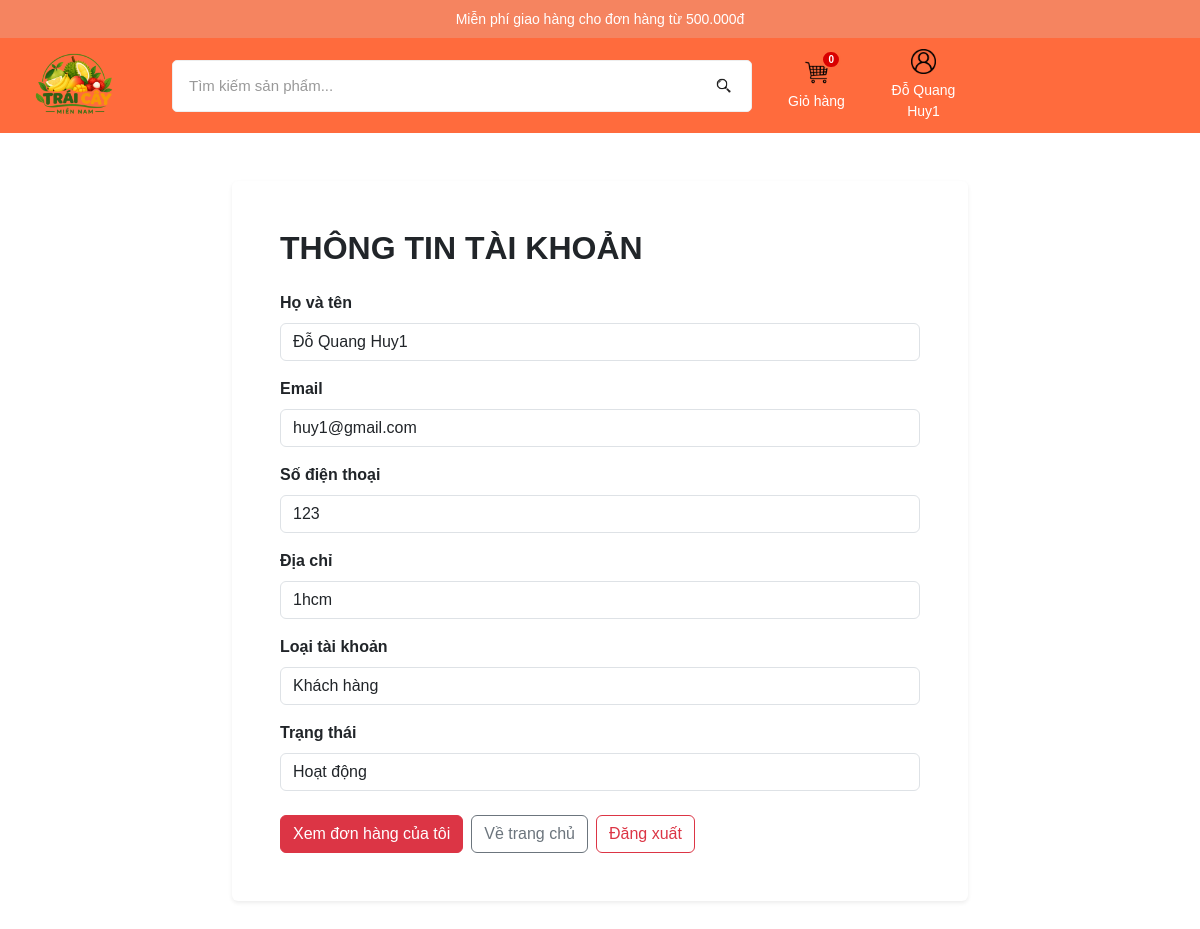
/taikhoan.php (signed in), run on the app's committed database.
### tables this page shows
CREATE TABLE `users` (
  `id` int(11) NOT NULL,
  `username` varchar(50) NOT NULL,
  `password` varchar(100) NOT NULL,
  `fullname` varchar(100) NOT NULL,
  `email` varchar(100) NOT NULL,
  `phone` varchar(15) DEFAULT NULL,
  `address` varchar(255) DEFAULT NULL,
  `role` varchar(30) DEFAULT 'Khách hàng',
  `status` varchar(20) DEFAULT 'Hoạt động',
  `created_at` datetime DEFAULT current_timestamp()
);

### taikhoan.php (the view, shortened to what this page needs)
<?php
require_once "Ketnoi.php";
$user_id = $_SESSION["user_id"] ?? $_SESSION["ma_nguoi_dung"];
$sql = "SELECT id, username, fullname, email, phone, address, role, status, created_at
        FROM users
        WHERE id = ?";
$stmt = $conn->prepare($sql);
$stmt->bind_param("i", $user_id);
$stmt->execute();
$result = $stmt->get_result();
$user = $result->fetch_assoc();
$fullname = $user["fullname"] ?? "";
$email    = $user["email"] ?? "";
$phone    = $user["phone"] ?? "";
$address  = $user["address"] ?? "";
$role     = $user["role"] ?? "Khách hàng";
$status   = $user["status"] ?? "";
$cart_count = 0;
?>
<!DOCTYPE html>
<html lang="vi">
<head>
    <link
        href="https://cdn.jsdelivr.net/npm/bootstrap@5.3.2/dist/css/bootstrap.min.css"
        rel="stylesheet"
    >
    <link
        rel="stylesheet"
        href="Style.css"
    >
</head>
<body>
<div class="top-notice">
    Miễn phí giao hàng cho đơn hàng từ 500.000đ
</div>
<header class="main-header">
    <div class="header-content">
        <a href="index.php" class="main-logo">
            <img
                src="images/logo.png"
                alt="Trái Cây Miền Nam"
            >
        </a>
        <form
            class="header-search"
            action="sanpham.php"
            method="GET"
        >
            <input
                type="text"
                name="search"
                placeholder="Tìm kiếm sản phẩm..."
            >
            <button
                type="submit"
                class="search-button"
                aria-label="Tìm kiếm"
            >
                <img
                    src="images/timkiem.png"
                    alt=""
                >
            </button>
        </form>
        <a href="giohang.php" class="cart-header">
            <div class="cart-icon-box">
                <img
                    src="images/giohang.png"
                    alt="Giỏ hàng"
                >
                <span class="cart-count">
                    <?php echo $cart_count; ?>
                </span>
            </div>
            <span class="cart-text">
                Giỏ hàng
            </span>
        </a>
        <div class="account-box">
            <button
                class="account-button"
                type="button"
                aria-expanded="false"
            >
                <img
                    src="images/taikhoan.png"
                    alt=""
                    class="header-icon-img"
                >
                <span>
                    <?php echo htmlspecialchars($fullname); ?>
                </span>
            </button>
        </div>
    </div>
</header>
<main class="container py-5">
    <div class="row justify-content-center">
        <div class="col-lg-8">
            <div class="card shadow-sm border-0">
                <div class="card-body p-4 p-md-5">
                    <h2 class="fw-bold mb-4">
                        THÔNG TIN TÀI KHOẢN
                    </h2>
                    <div class="mb-3">
                        <label class="form-label fw-bold">
                            Họ và tên
                        </label>
                        <input
                            type="text"
                            class="form-control"
                            value="<?php echo htmlspecialchars($fullname); ?>"
                            readonly
                        >
                    </div>
                    <div class="mb-3">
                        <label class="form-label fw-bold">
                            Email
                        </label>
                        <input
                            type="email"
                            class="form-control"
                            value="<?php echo htmlspecialchars($email); ?>"
                            readonly
                        >
                    </div>
                    <div class="mb-3">
                        <label class="form-label fw-bold">
                            Số điện thoại
                        </label>
                        <input
                            type="text"
                            class="form-control"
                            value="<?php echo htmlspecialchars($phone); ?>"
                            readonly
                        >
                    </div>
                    <div class="mb-3">
                        <label class="form-label fw-bold">
                            Địa chỉ
                        </label>
                        <input
                            type="text"
                            class="form-control"
                            value="<?php echo htmlspecialchars($address); ?>"
                            readonly
                        >
                    </div>
                    <div class="mb-3">
                        <label class="form-label fw-bold">
                            Loại tài khoản
                        </label>
                        <input
                            type="text"
                            class="form-control"
                            value="<?php echo htmlspecialchars($role); ?>"
                            readonly
                        >
                    </div>
                    <div class="mb-4">
                        <label class="form-label fw-bold">
                            Trạng thái
                        </label>
                        <input
                            type="text"
                            class="form-control"
                            value="<?php echo htmlspecialchars($status); ?>"
                            readonly
                        >
                    </div>
                    <div class="d-flex gap-2 flex-wrap">
                        <a
                            href="order_history.php"
                            class="btn btn-danger"
                        >
                            Xem đơn hàng của tôi
                        </a>
                        <a
                            href="index.php"
                            class="btn btn-outline-secondary"
                        >
                            Về trang chủ
                        </a>
                        <a
                            href="logout.php"
                            class="btn btn-outline-danger"
                        >
                            Đăng xuất
                        </a>
                    </div>
                </div>
            </div>
        </div>
    </div>
</main>
</body>
</html>

### Style.css (style rules this page uses)
* { box-sizing: border-box; }
html { scroll-behavior: smooth; }
body { margin: 0; font-family: Arial, Helvetica, sans-serif; background: #fff; color: #333; }
.top-notice { height: 38px; display: flex; align-items: center; justify-content: center; background: #f58460; color: #fff; font-size: 14px; }
.main-header { width: 100%; background: #ff6b3d; }
.header-content { width: 100%; height: 95px; display: flex; flex-direction: row; align-items: center; gap: 22px; }
.main-logo { width: 150px; height: 80px; flex: 0 0 150px; display: flex; align-items: center; justify-content: center; }
.main-logo img { width: 100%; height: 100%; object-fit: contain; }
.header-search { height: 52px; flex: 1; min-width: 250px; max-width: 580px; display: flex; align-items: center; background: #fff; border: 1px solid #eee; border-radius: 5px; overflow: hidden; }
.header-search input { flex: 1; min-width: 0; height: 100%; padding: 0 16px; border: 0; outline: 0; background: transparent; font-size: 15px; }
.header-search input::placeholder { color: #999; }
.search-button { width: 55px; height: 100%; padding: 0; border: 0; background: transparent; display: flex; align-items: center; justify-content: center; cursor: pointer; }
.search-button img { width: 21px; height: 21px; object-fit: contain; }
.header-icon-img { width: 25px; height: 25px; object-fit: contain; }
.account-box { position: relative; flex: 0 0 85px; }
.account-button { width: 85px; height: 65px; padding: 0; border: 0; background: transparent; color: #fff; display: flex; flex-direction: column; align-items: center; justify-content: center; gap: 6px; cursor: pointer; }
.account-button span { color: #fff; font-size: 14px; }
.cart-header { width: 85px; height: 65px; flex: 0 0 85px; display: flex; flex-direction: column; align-items: center; justify-content: center; gap: 6px; color: #fff; text-decoration: none; }
.cart-icon-box { position: relative; }
.cart-icon-box img { width: 25px; height: 25px; object-fit: contain; }
.cart-text { color: #fff; font-size: 14px; }
.cart-count { position: absolute; top: -9px; right: -12px; min-width: 19px; height: 19px; padding: 0 5px; display: flex; align-items: center; justify-content: center; background: #d90000; color: #fff; border: 2px solid #ff6b3d; border-radius: 20px; font-size: 10px; font-weight: 700; }

### data on the page
users: fullname "Đỗ Quang Huy1", email "huy1@gmail.com", phone "123", address "1hcm", role "Khách hàng", status "Hoạt động"

### other printed values
$cart_count "0"
